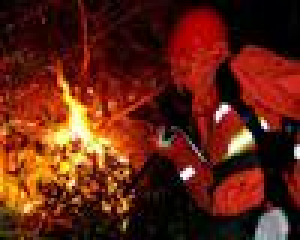
#> input picture image-min/fire/3.jpg, 100 x 80 px (shown 3 times larger); its folder holds only this picture in this run
$ python -i feature_extract.py   (imports and definitions only)   (older library calls are emulated)
#> lines starting #> are read from the running program, lines starting #| are printed output that depends on the picture
#> further down, picture is the input picture: shape (80, 100, 3); mean B, G, R 19.5, 35.6, 96.9
import cv2
import numpy
import numpy as np
import os
import scipy.linalg as linA
import glob
from scipy import *
from scipy import signal

# [63 lines left out: functions fire, fire2, hog, not called in this run]

def color(img):
    b, g, r = cv2.split(img)
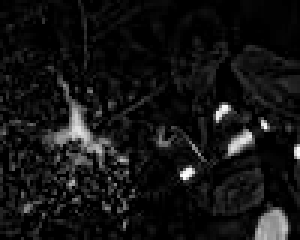
#> b: shape (80, 100) (shown 3 times larger); min 0, max 255, mean 19.5
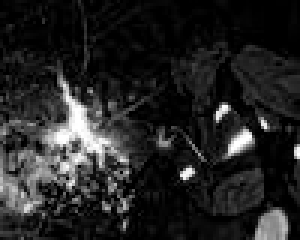
#> g: shape (80, 100) (shown 3 times larger); min 0, max 255, mean 35.6
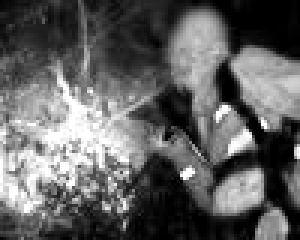
#> r: shape (80, 100) (shown 3 times larger); min 0, max 255, mean 96.9
    v1 = cv2.calcHist([r], [0], None, [256], [0.0,255.0])
#> v1 = 256 values, max 436 at index 0, min 0 at index 255, mean 30.46
    v2 = cv2.calcHist([g], [0], None, [256], [0.0,255.0])
#> v2 = 256 values, max 1437 at index 0, min 0 at index 200, mean 31.12
    v3 = cv2.calcHist([b], [0], None, [256], [0.0,255.0])
#> v3 = 256 values, max 2348 at index 0, min 0 at index 97, mean 31.25
    #v = v.flatten()
    #hist = v / sum(v)
    return np.concatenate((v1,v2,v3),axis=0).flatten()


# [31 lines left out: function corner, not called in this run]

>>> import cv2
>>> picture = cv2.imread('image-min/fire/3.jpg')
>>> result = color(picture)
#> result = 768 values, max 2348 at index 512, min 0 at index 255, mean 30.95
